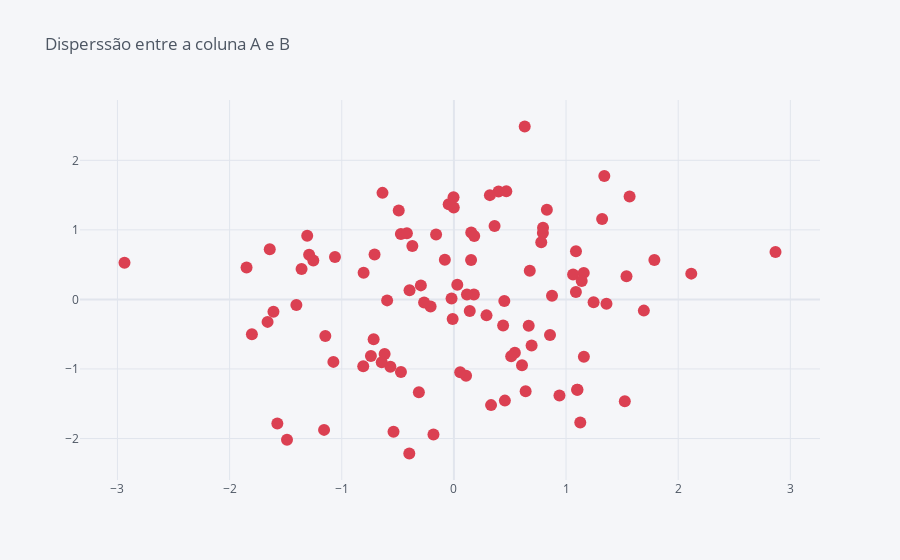

Write notebook code for a chart like this one.
### Code cell
df.iplot(kind='scatter', x='A', y='B', title='Disperssão entre a coluna A e B', color='red', mode='markers')
